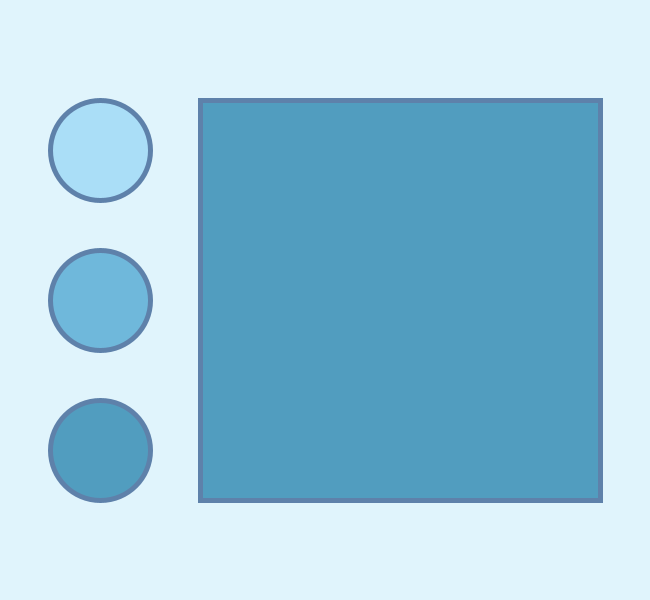
Frame 1 (no input)
Frame 60 (the mouse pressed at the canvas centre just before this capture): identical to frame 1, image omitted
Frame 120 (the mouse held since frame 60 and released just before this capture): identical to frame 1, image omitted

The Processing sketch that drew this single still picture (run headless with seeded random() and noise(); from frame 60 on, the mouse is pressed at the canvas centre):

// Processing sketch: Unit3_CheckPoint1
// ── Unit3_CheckPoint1.pde
//Melanie Liu
//2-1
//Mar 31, 2026
//Unit3 Check point-1

color babyblue = #E0F4FC;
color lightblue = #AADEF7;
color mediumblue = #6FB8DB;
color darkblue = #519DBF;
color strokecolor = #5E81AA;

color selectedColor;

void setup() {//--------------------------------
  size(650, 600);
  strokeWeight(5);
  stroke(strokecolor);
  selectedColor = darkblue;
}//---------------------------------------------

void draw() {//---------------------------------
  background(babyblue);
  
  //buttons
  tactile(100, 150, 50);
  fill(lightblue);
  circle(100, 150, 100);
  
  tactile(100, 300, 50);
  fill(mediumblue);
  circle(100, 300, 100);
  
  tactile(100, 450, 50);
  fill(darkblue);
  circle(100, 450, 100);
  
  //indicator
  stroke(strokecolor);
  fill(selectedColor);
  square(200, 100, 400);
}//---------------------------------------------


void tactile (int x, int y, int r) {
  if (dist(x, y, mouseX, mouseY) < r) {
    stroke(#FFFFFF);
  } else {
    stroke(strokecolor);
  }
}


void mouseReleased() {//------------------------

  if (dist(100, 150, mouseX, mouseY) < 50) {
    selectedColor = lightblue;
  }
  if (dist(100, 300, mouseX, mouseY) < 50) {
    selectedColor = mediumblue;
  }
  if (dist(100, 450, mouseX, mouseY) < 50) {
    selectedColor = darkblue;
  }
}//---------------------------------------------
